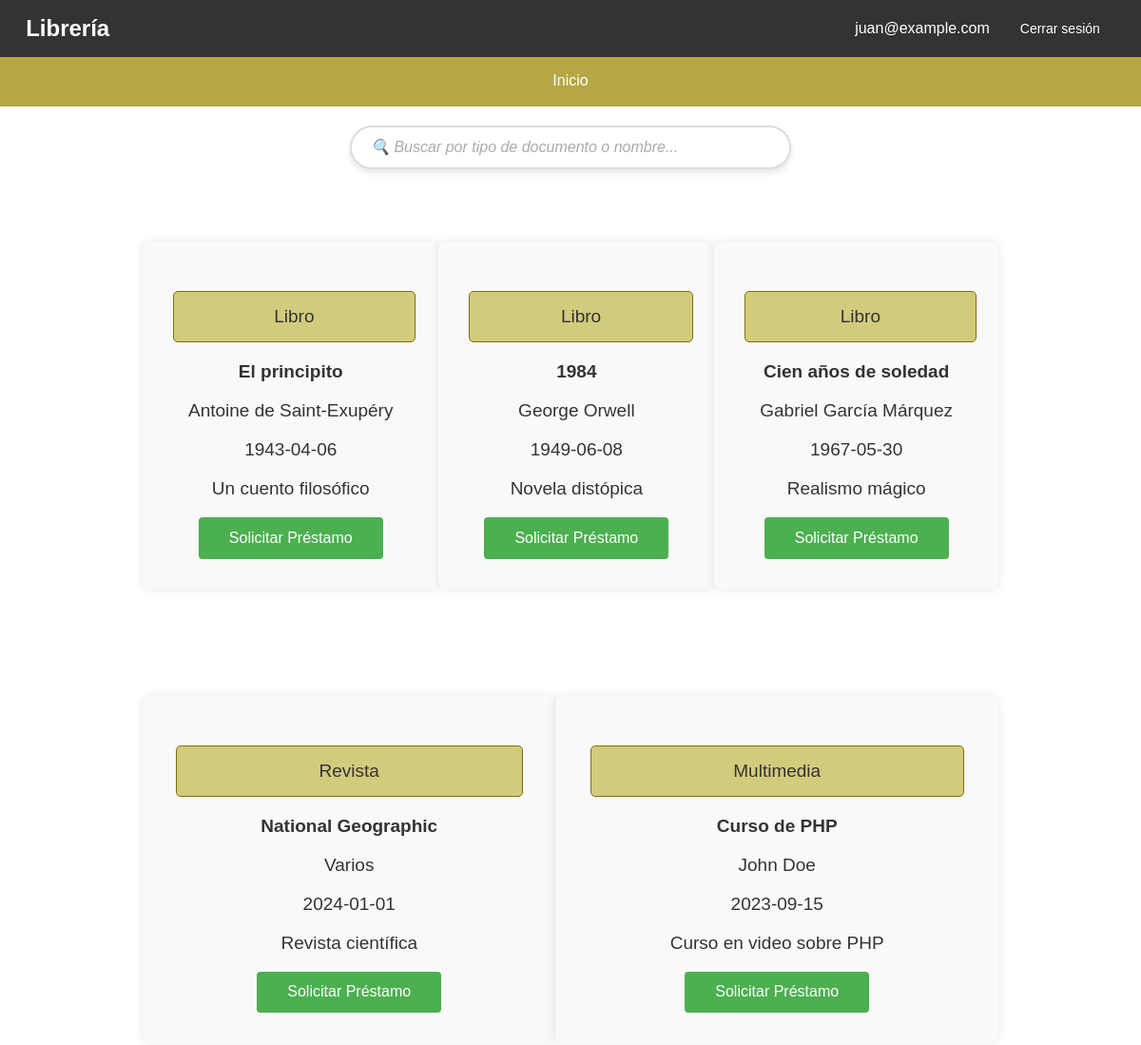
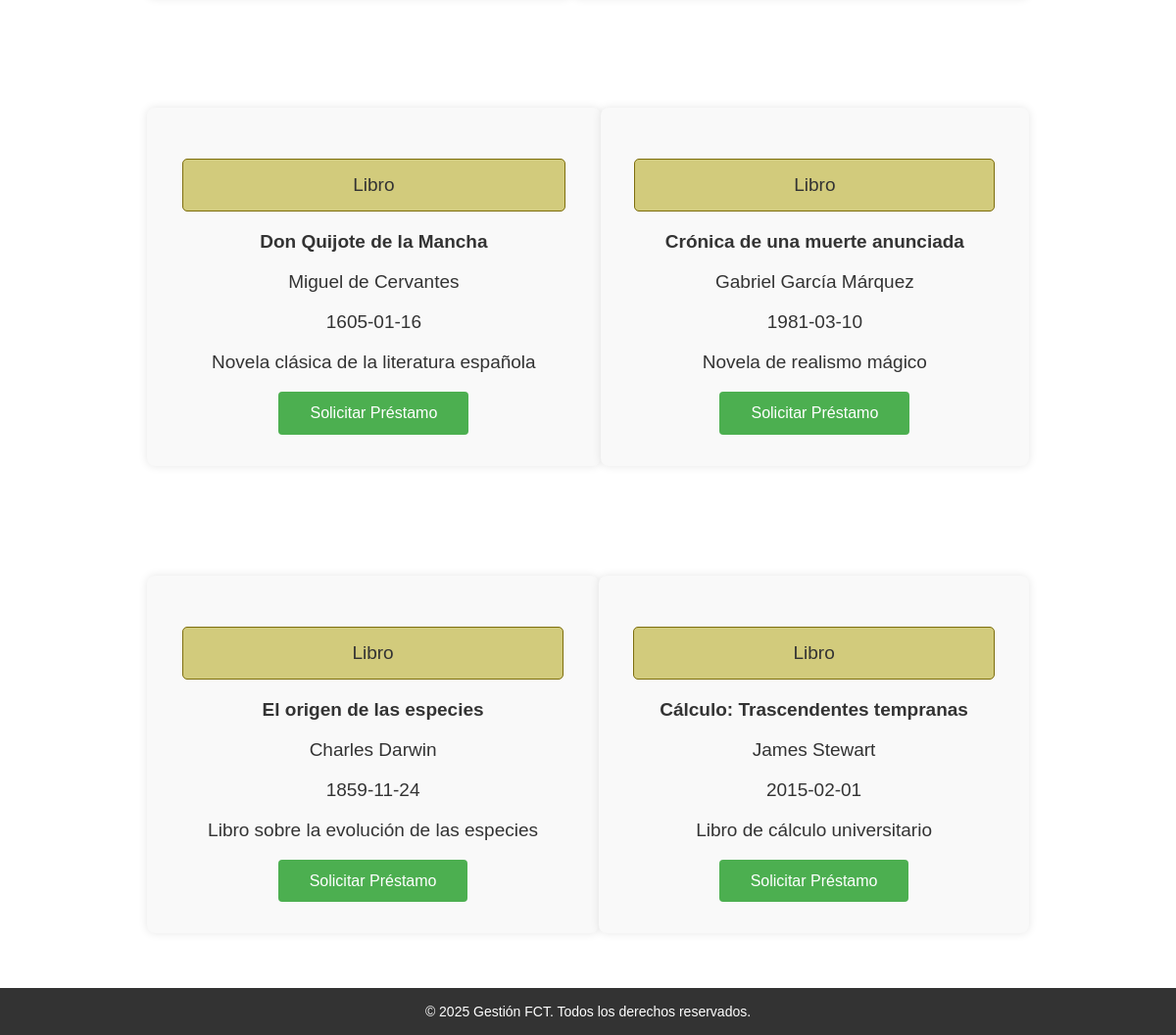
/ (signed in), run on the app's committed database (2 pictures, top to bottom).
### tables this page shows
CREATE TABLE `documento` (
  `id` int(11) NOT NULL,
  `titulo` varchar(50) NOT NULL,
  `lista_autores` varchar(100) NOT NULL,
  `fecha_publicacion` date NOT NULL,
  `num_ejemplares` int(11) NOT NULL,
  `descripcion` varchar(100) NOT NULL,
  `materia` varchar(25) NOT NULL,
  `tipo` enum('libro','revista','multimedia') NOT NULL,
  `num_paginas` int(11) DEFAULT NULL,
  `frecuencia` int(11) DEFAULT NULL,
  `soporte` varchar(50) DEFAULT NULL
);

### controllers/DocumentoController.php (called while the page is built)
<?php
include '../models/Documento.php';
class DocumentoController {
    private $documentoModel;
    public function __construct($pdo) {
        $this->documentoModel = new Documento($pdo);
    }
    public function obtenerDocumentos() {
        return $this->documentoModel->obtenerDocumentos();
    }
}

### models/Documento.php (called while the page is built)
<?php
class Documento {
    private $pdo;
    public function __construct($pdo) {
        $this->pdo = $pdo;
    }
    public function obtenerDocumentos() {
        $query = "SELECT * FROM documento";
        $stmt = $this->pdo->prepare($query);
        $stmt->execute();
        return $stmt->fetchAll(PDO::FETCH_ASSOC);
    }
}

### public/index.php (the view, shortened to what this page needs)
<?php
include '../controllers/DocumentoController.php';
include '../config/conexionBd.php';
$documentoController = new DocumentoController($pdo);
$documentos = $documentoController->obtenerDocumentos();
?>
<!DOCTYPE html>
<html lang="es">
<head>
    <link rel="stylesheet" href="style.css">
</head>
<body>
<header>
        <nav class="nav-usuario" aria-label="nav-usuario">
            <div class="container-usuario">
                <span class="nombre-web">Librería</span>
                <div class="usuario-opciones">
                    <?php
                    if (isset($_SESSION['id'])) {
                        echo '<span class = "usuario">'.$_SESSION['email'].'</span><a href="../views/usuarios/logout.php" class="cerrar-sesion">Cerrar sesión</a>';
                    } else{
                        echo '<a href="../views/usuarios/login.php" class="cerrar-sesion">Iniciar sesión</a>';
                    }
                    ?>
                </div>
            </div>
        </nav>
        <nav class="nav-navegacion">
            <div class="container-navegacion">
                <ul class="menu" id="navNavegacion">
                    <li><a href="index.php">Inicio</a></li>
                </ul>
            </div>
        </nav>
    </header>
    <main>
        <div class="buscador">
                <input type="text" id="buscador" placeholder="🔍 Buscar por tipo de documento o nombre..." onkeyup="filtrarDocumentos()">
        </div>
        <div class="containerDocumentos">
    <?php
    if (!empty($documentos)) {
        foreach ($documentos as $documento) {
            echo '<div class="containerDatos item-documento" data-tipo = "'. htmlspecialchars($documento['tipo']).'" data-nombre = "'. htmlspecialchars($documento['titulo']).'"  data-autor = "'. htmlspecialchars($documento['lista_autores']).'">
                <p class = "otroMensaje">' . htmlspecialchars(ucfirst($documento['tipo'])) . '</p>
                <p class = "tituloDocumento">' . htmlspecialchars($documento['titulo']) . '</p>
                <p>' . htmlspecialchars($documento['lista_autores']) . '</p>
                <p>' . htmlspecialchars($documento['fecha_publicacion']) . '</p>
                <p>' . htmlspecialchars($documento['descripcion']) . '</p>';
                if (!empty($_SESSION['email'])) {
                    echo '
                        <form action="../controllers/PrestamoController.php" method="POST">
                            <input type="hidden" name="id_documento" value="'.htmlspecialchars($documento['id']).'">
                            <input type="hidden" name="id_usuario" value="'.htmlspecialchars($_SESSION['id']).'">
                            <center><button type="submit" class="boton-enviar">Solicitar Préstamo</button></center>
                        </form>';
                }
            echo '</div>';
        }
    } else {
        echo '<p class = "mensaje">No hay documentos disponibles.</p>';
    }
    ?>
        </div>
    </main>
    <footer class = "footer">
    <div class="footer-container">
            <p>&copy; 2025 Gestión FCT. Todos los derechos reservados.</p>
        </div>
</footer>
</body>
</html>

### public/style.css (style rules this page uses)
body { font-family: Arial, sans-serif; margin: 0; padding: 0; display: flex; flex-direction: column; height: 100vh; }
a { text-decoration: none; color: white; }
.nav-navegacion { background-color: #b6a745; color: white; padding: 1em 0; }
.container-navegacion { text-align: center; }
.menu { list-style-type: none; margin: 0; padding: 0; }
.menu li { display: inline-block; margin: 0 1.5em; position: relative; }
.menu li a { color: white; text-decoration: none; font-size: 16px; transition: color 0.3s ease; }
.menu li a::after { content: ''; display: block; width: 0%; height: 2px; background-color: #333333; transition: width 0.3s ease; }
header { width: 100%; }
.nav-usuario { background-color: #333333; padding: 1em 0; }
.container-usuario { display: flex; justify-content: space-between; align-items: center; padding: 0 1.7em; }
.nombre-web { color: white; font-size: 24px; font-weight: bold; }
.usuario-opciones { display: flex; align-items: center; margin-right: 1em; }
.usuario { color: white; margin-right: 2em; transition: color 0.3s ease; }
.cerrar-sesion { color: white; text-decoration: none; font-size: 14px; transition: color 0.3s ease; }
.buscador { display: flex; justify-content: center; margin: 20px 0; position: relative; }
.buscador input { width: 50%; max-width: 400px; padding: 12px 40px 12px 20px; font-size: 16px; border: 2px solid #ddd; border-radius: 25px; outline: none; transition: all 0.3s ease-in-out; background-color: #fff; box-shadow: 0px 4px 6px rgba(0, 0, 0, 0.1); }
.buscador input::placeholder { color: #aaa; font-style: italic; }
.buscador::before { position: absolute; left: 15px; top: 50%; transform: translateY(-50%); font-size: 18px; color: #aaa; }
main { flex: 1; }
.containerDocumentos { display: flex; flex-wrap: wrap; margin: auto; width: 75%; }
.tituloDocumento { font-size: 3em; font-weight: bold; }
.formulario, .containerDatos, .bienvenidaForm { max-width: 700px; margin: 3.5em auto; padding: 2em; background-color: #f9f9f9; border-radius: 8px; box-shadow: 0 0 10px rgba(0, 0, 0, 0.1); }
.containerDatos { flex-grow: 1; flex-basis: 200; }
.containerDatos p { font-size: 19px; color: #333; text-align: center; }
.boton-enviar, .boton-borrar, .boton-editar { padding: 0.8em 2em; font-size: 16px; border: none; border-radius: 4px; cursor: pointer; transition: background-color 0.3s ease; }
.boton-enviar { background-color: #4CAF50; color: white; }
.mensaje, .mensajeBueno, .otroMensaje, .mensajeAzul { text-align: center; font-size: 18px; padding: 15px; border-radius: 5px; width: 50%; margin: 20px auto; }
.otroMensaje { width: 90%; color: #77690d; background-color: #b1a4138a; border: 1px solid #7d6e0d; }
.footer { background-color: #333333; color: white; padding: 1em 0; text-align: center; position: relative; width: 100%; bottom: 0; }
.footer-container p { margin: 0; font-size: 14px; }
@media screen and (min-width: 769px) { .container-usuario { flex-direction: row; justify-content: space-between; } }

### data on the page
documento: tipo "Libro", titulo "El principito", lista_autores "Antoine de Saint-Exupéry", fecha_publicacion "1943-04-06", descripcion "Un cuento filosófico"
documento: tipo "Libro", titulo "1984", lista_autores "George Orwell", fecha_publicacion "1949-06-08", descripcion "Novela distópica"
documento: tipo "Libro", titulo "Cien años de soledad", lista_autores "Gabriel García Márquez", fecha_publicacion "1967-05-30", descripcion "Realismo mágico"
documento: tipo "Revista", titulo "National Geographic", lista_autores "Varios", fecha_publicacion "2024-01-01", descripcion "Revista científica"
documento: tipo "Multimedia", titulo "Curso de PHP", lista_autores "John Doe", fecha_publicacion "2023-09-15", descripcion "Curso en video sobre PHP"
documento: tipo "Libro", titulo "Don Quijote de la Mancha", lista_autores "Miguel de Cervantes", fecha_publicacion "1605-01-16", descripcion "Novela clásica de la literatura española"
documento: tipo "Libro", titulo "Crónica de una muerte anunciada", lista_autores "Gabriel García Márquez", fecha_publicacion "1981-03-10", descripcion "Novela de realismo mágico"
documento: tipo "Libro", titulo "El origen de las especies", lista_autores "Charles Darwin", fecha_publicacion "1859-11-24", descripcion "Libro sobre la evolución de las especies"
documento: tipo "Libro", titulo "Cálculo: Trascendentes tempranas", lista_autores "James Stewart", fecha_publicacion "2015-02-01", descripcion "Libro de cálculo universitario"

### other printed values
$_SESSION['email'] "juan@example.com"
